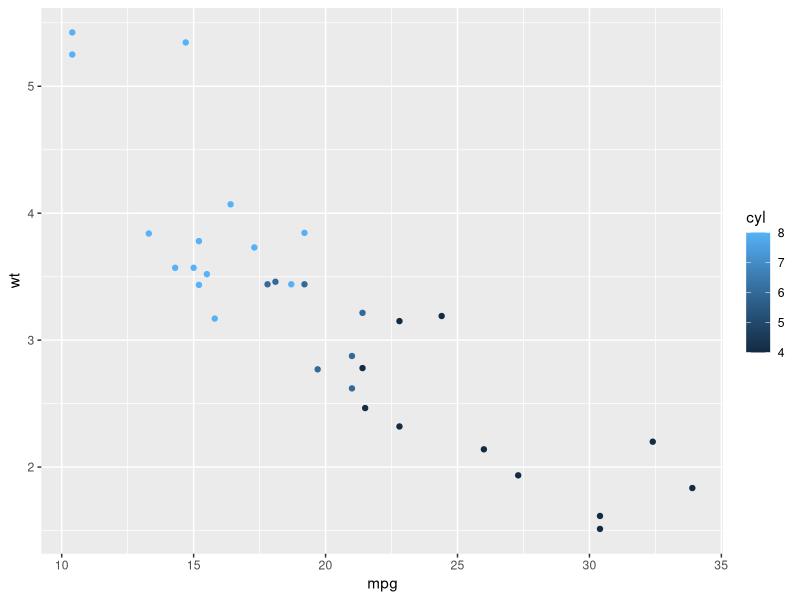
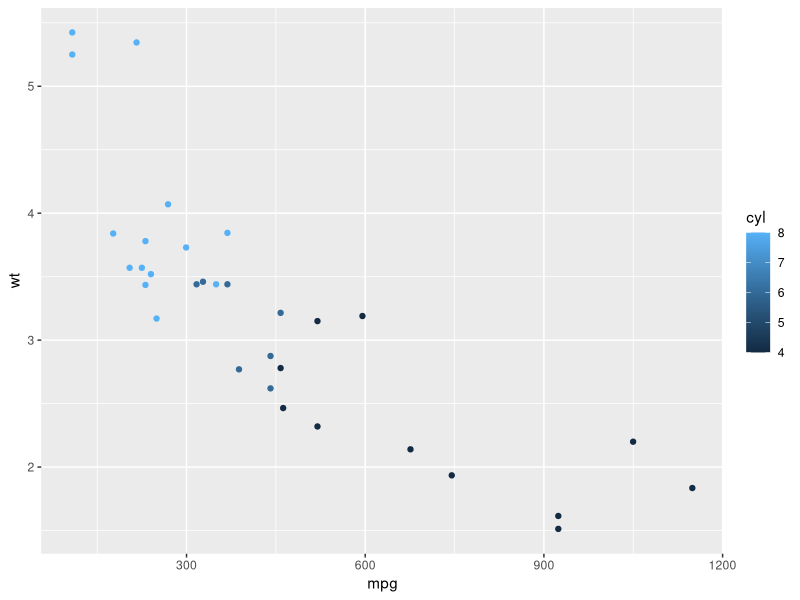
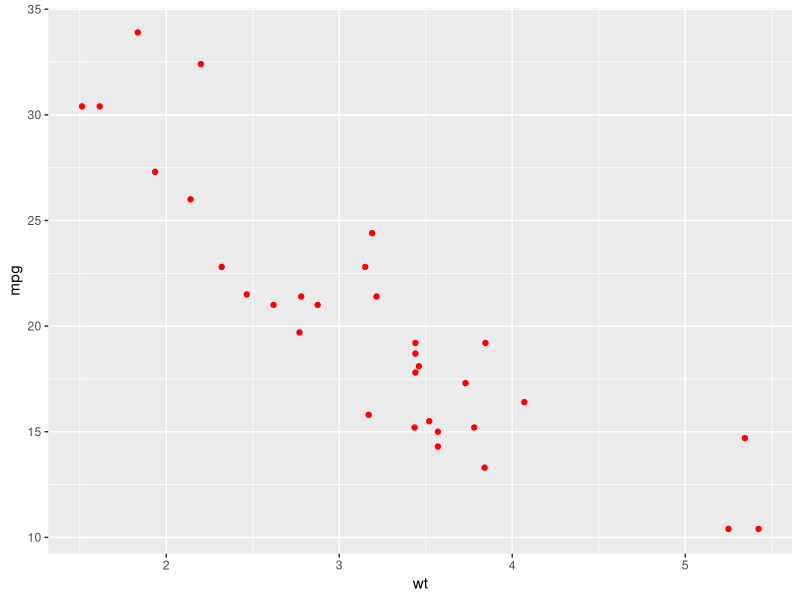
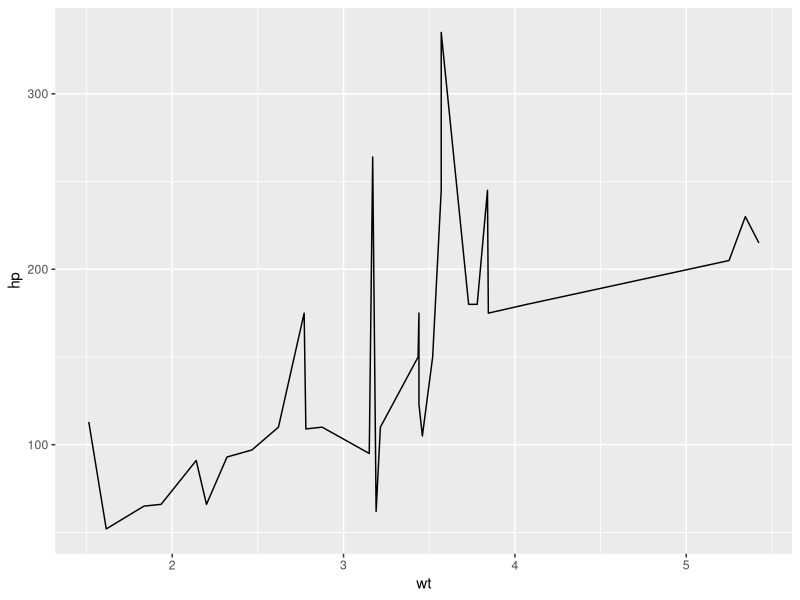
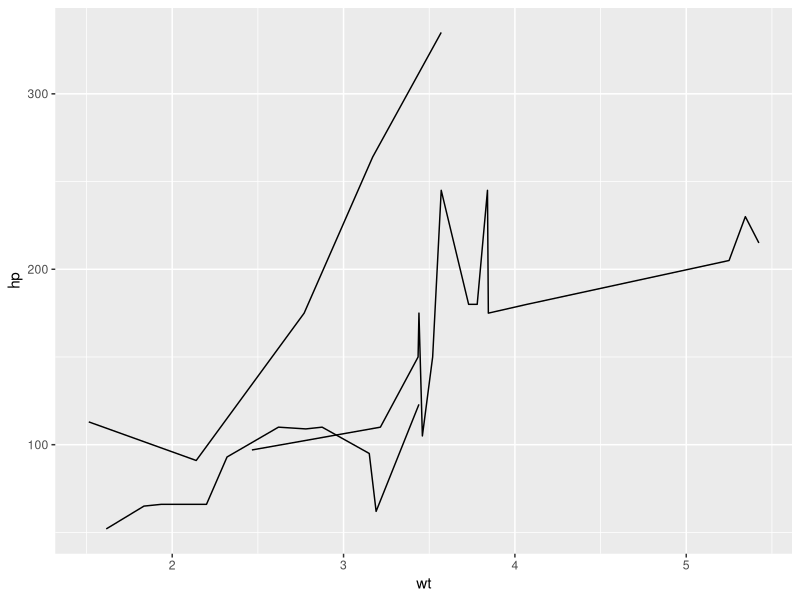
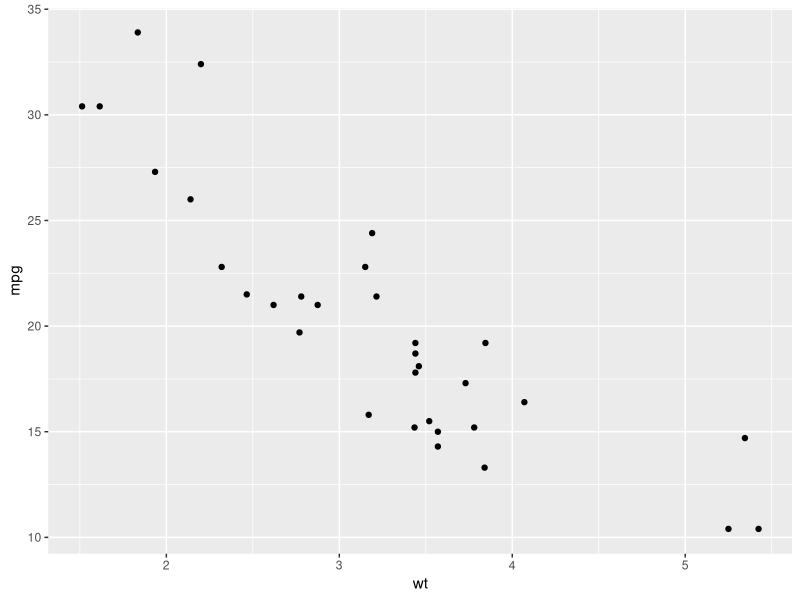
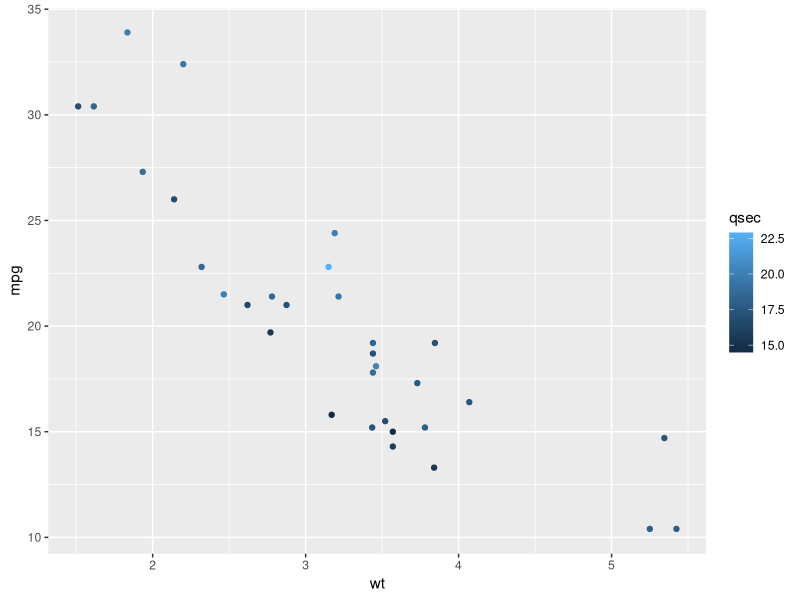
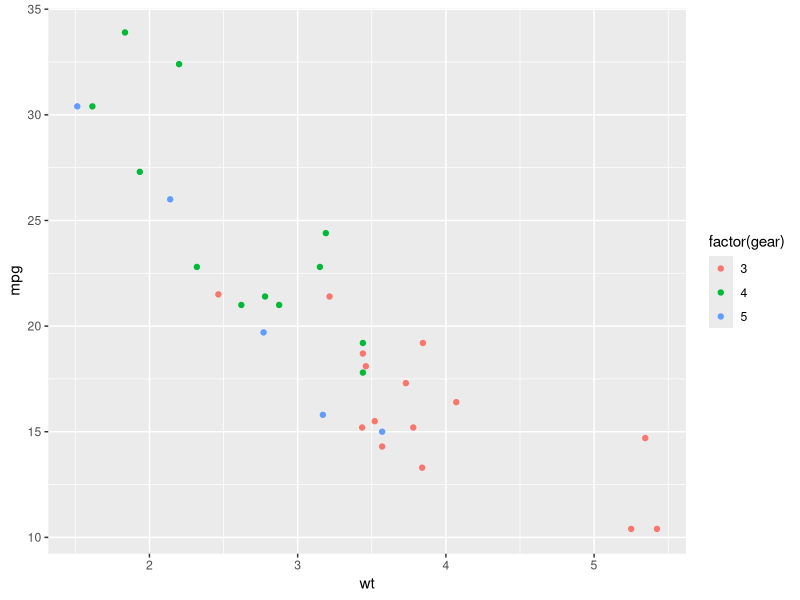

Reproduce these figures in R, in order.
#learn from:https://mp.weixin.qq.com/s?__biz=MzA3MTM3NTA5Ng==&mid=2651057661&idx=1&sn=8c4b81454e15e102d15b576ab160754e&chksm=84d9cc6ab3ae457cd66ce7c517b3330e976f0df0ea433a06a7dc4515f39484ffc2599a6ad637&mpshare=1&scene=1&srcid=022037XGs3p02HZhpZGoraGR#rd

#ggplot2图形语法


#ggplot()作为泛型函数（gplot()能快速作图，却不是泛型函数），能对任意类型的R对象
#进行可视化操作，这是ggplot2的精髓所在

#在hadly的ggplot2官方文档中，Hadely这样对Wikinson的图形语法进行了描述：“一张统计
#图形就是从数据到集合对象(geometric object,缩写为geom,包括点、线、条形等)的图形
#属性(aesthetic attributes,缩写为aes，包括颜色、形状、大小等)的一个映射。此外，
#图形中还可能包含数据的统计变换(statistical transformation,缩写stat),最后绘制在
#某个特定的坐标系(coordinate system,缩写为coord)中，而分面(facet,指将绘图窗口
#划分为若干个子窗口)则可以用来生成数据中不同子集的图形。”

#因此在ggplot2中，图形语法中至少包含了如下几个图形部件：
# 1.数据（data）
# 2.映射（mapping）
# 3.几何对象（geom）
# 4.统计变换（stat）
# 5.坐标系（coord）
# 6.分面（facet）
# 7.标度（scale）

#这些组件之间用“+”，以图层（layer）的方式来黏合构图，所以图层是ggplot2中一个重
#要的概念；在掌握基本的图形部件基础上，要完成一幅高质量的统计绘图，仍然需要其
#他图形部件来进一步扩展，这包括：
#8.主题（theme）
#9.位置（position）
#10.存储和输出


##data
#1.在ggplot2中，所接受的数据集必须为data.frame格式
head(mtcars)

#2.这种数据框的格式好处是数据易于存储，也能保留原有的绘图参数，用%+%方便的变更
#已有数据集

library(ggplot2)
p<-ggplot(mtcars,aes(mpg,wt,colour=cyl))+geom_point()
p

mtcarsc<-transform(mtcars,mpg=mpg^2)
p %+% mtcarsc 

#3.ggplot2进行数据分组时必须根据行，而不能根据列。例如在mtcars的数据集中，可以
#把汽车按汽缸数进行分组，但不能按汽车的档位数和汽缸数这两个变量分成两组。这要求
#把“宽”数据转化为“长”数据。所谓的长数据是变量不再是放在各个列上，而是排成一列，
#每一个变量都分别占其中的几行，这样就能方便对每个变量进行分组。reshape2中melt()
#和cast能够灵活的融合(melt)和重铸(cast)在数据框中的数据

library(reshape2)
mtcarsm<-melt(mtcars,id=c("mpg","disp","hp","drat","wt","qsec","vs","carb"))
head(mtcarsm)


##mapping
#1.概念：aes()函数是ggplot2中的映射函数，所谓映射函数即为数据集中的数据关联到
#相应的图形属性过程中的一种对应关系
p1<-ggplot(data = mtcars)
summary(p1)

p2<-ggplot(data = mtcars,mapply=aes(x=wt,y=hp,color=gear))
summary(p2)

#2.映射是将一个变量中离散或连续的数据与一个图形属性中以不同的参数来相互关联，而
#设定能够将这个变量中所有的数据统一为一个图形属性
p<-ggplot(mtcars,aes(wt,mpg))
p+geom_point(color="red")

#3.分组也是映射关系的一种，默认情况下ggplot2把所有观测点分为了一组，如果需要把
#观测点按额外的离散变量进行分组处理，必须修改默认的分组设置

p3<-ggplot(data = mtcars,mapping = aes(x=wt,y=hp))+geom_line()
p3


p4<-ggplot(data = mtcars,mapping = aes(x=wt,y=hp,group=factor(gear)))+geom_line()
p4


##geom和stat
#几何对象执行着图层的实际渲染，控制着生成的图形类型
# 几何对象函数，描述
# geom_abline:线图，由斜率和截距指定
# geom_area:面积图，即连续的条形图
# geom_bar:条形图
# geom_bin2d:二维封箱的热图
# geom_blank:空的几何对象
# geom_boxplot:箱线图
# geom_contour:等高线图
# geom_crossbar:类似于箱线图，但没有触须和极值点
# geom_density:密度图
# geom_density2:二维密度图
# geom_errorbar:误差线
# geom_errorbarh:水平误差线
# geom_freqpoly:频率多边形，类似于直方图
# geom_hex:六边形图，通常用于六边形封箱
# geom_histogram:直方图
# geom_hline:水平线
# geom_jitter:点，自动添加了扰动
# geom_line:线
# geom_linerange:区间，用竖直线来表示



# geom_path:几何路径，由一组点按顺序连接
# geom_point:点
# geom_pintrange:一条垂直线，线的中间有一个点
# geom_polygon:多边形
# geom_quantile:一组分位数线，来自分位数回归
# geom_rect:二维的长方形
# geom_ribbon:彩虹图，在连续的x值上表示y的范围
# geom_rug:触须
# geom_segment:线段
# geom_smooth:平滑的条件平均
# geom_step:阶梯图
# geom_text:文本
# geom_tile:瓦片
# geom_vline:竖线图


p<-ggplot(mtcars,aes(wt,mpg))
p+geom_point()

p+geom_point(aes(color=qsec))#更改颜色，连续变量

p+geom_point(aes(color=factor(gear)))#更改颜色，离散变量

p+geom_point(aes(alpha=qsec))#更改透明度

p+geom_point(aes(shape=factor(gear)))#更改形状

p+geom_point(aes(size=qsec))#更改点大小

p+geom_point(color="grey50",size=5)+geom_point(aes(color=qsec),size=4)#两种颜色的叠加

p+geom_point(color="grey50",size=5)+geom_point(aes(shape=factor(gear)),size=3)#颜色和形状的叠加


#统计变换即对数据进行统计变化，通常以某种方式对数据信息进行汇总
#统计变换函数，描述
# stat_abline
# 
# 
# 
# 
# 
# 
# 
# 
# 
# 
# 
# 
# 
# 















